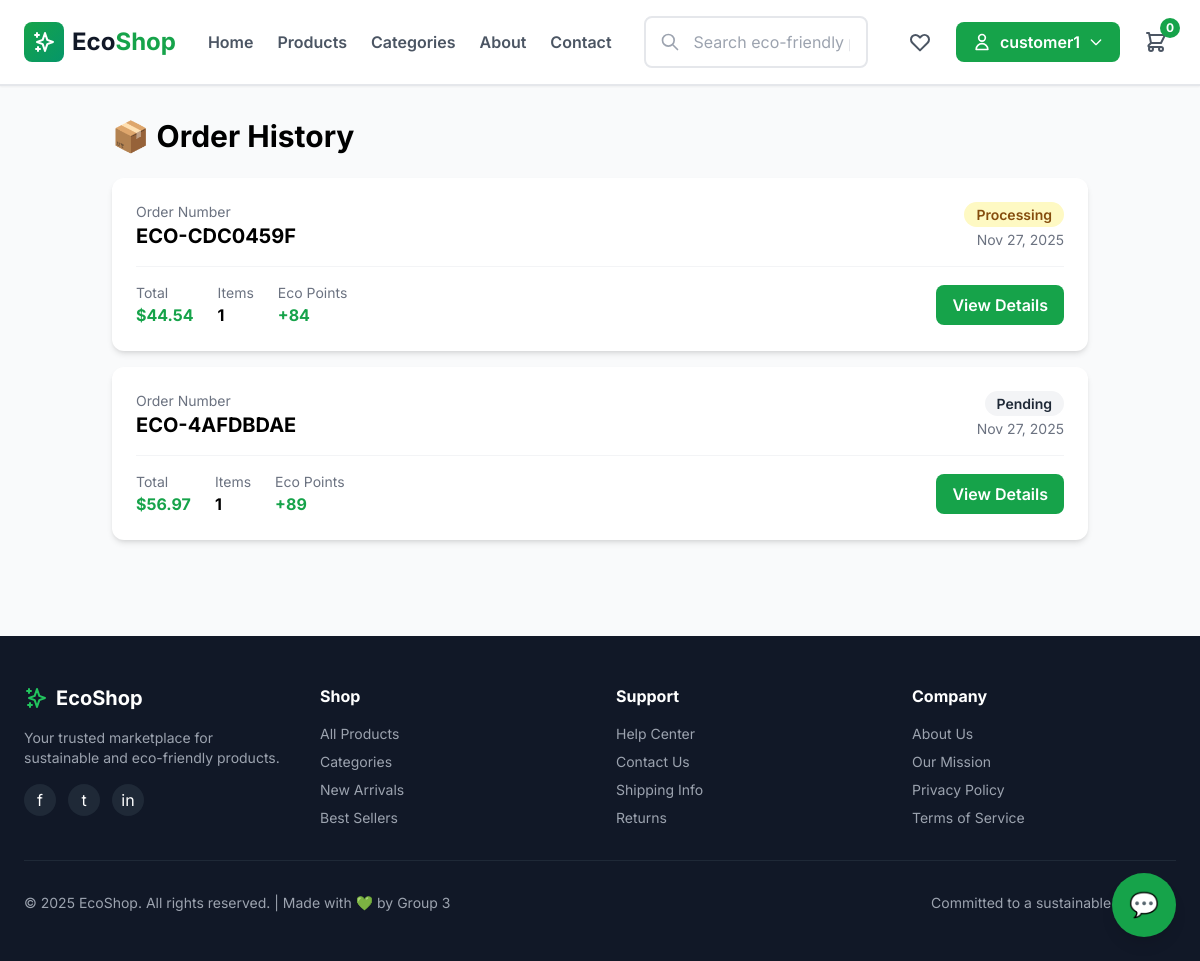
Page /orders/orders/ (signed in) on the committed database.
### accounts/models.py (models this page shows, shortened)
class User(AbstractUser):
    ROLE_ADMIN = 'admin'
    ROLE_SUPERVISOR = 'supervisor'
    ROLE_CUSTOMER = 'customer'
    ROLE_CHOICES = [
        (ROLE_ADMIN, 'Admin'),
        (ROLE_SUPERVISOR, 'Supervisor'),
        (ROLE_CUSTOMER, 'Customer'),
    ]
    role = models.CharField(
        max_length=20,
        choices=ROLE_CHOICES,
        default=ROLE_CUSTOMER,
        help_text='User role determines access permissions'
    )
    email = models.EmailField(unique=True)
    phone = models.CharField(max_length=15, blank=True, null=True)
    address = models.TextField(blank=True, null=True)
    city = models.CharField(max_length=100, blank=True, null=True)
    country = models.CharField(max_length=100, blank=True, null=True)
    postal_code = models.CharField(max_length=20, blank=True, null=True)
    eco_points = models.IntegerField(default=0)
    total_orders = models.IntegerField(default=0)
    co2_saved = models.DecimalField(max_digits=10, decimal_places=2, default=0.00)
    profile_picture = models.ImageField(upload_to='profile_pics/', blank=True, null=True)
    is_seller = models.BooleanField(default=False)
    created_at = models.DateTimeField(auto_now_add=True)
    updated_at = models.DateTimeField(auto_now=True)
    def is_staff_member(self):
        return self.role in [self.ROLE_ADMIN, self.ROLE_SUPERVISOR]
    class Meta:
        verbose_name = 'User'
        verbose_name_plural = 'Users'
        ordering = ['-created_at']

### orders/models.py (models this page shows, shortened)
class Order(models.Model):
    STATUS_CHOICES = [
        ('pending', 'Pending'),
        ('processing', 'Processing'),
        ('shipped', 'Shipped'),
        ('delivered', 'Delivered'),
        ('cancelled', 'Cancelled'),
    ]
    order_number = models.CharField(max_length=20, unique=True)
    user = models.ForeignKey(settings.AUTH_USER_MODEL, on_delete=models.CASCADE, related_name='orders')
    status = models.CharField(max_length=20, choices=STATUS_CHOICES, default='pending')
    shipping_name = models.CharField(max_length=255)
    shipping_email = models.EmailField()
    shipping_phone = models.CharField(max_length=15)
    shipping_address = models.TextField()
    shipping_city = models.CharField(max_length=100)
    shipping_country = models.CharField(max_length=100)
    shipping_postal_code = models.CharField(max_length=20)
    subtotal = models.DecimalField(max_digits=10, decimal_places=2)
    tax = models.DecimalField(max_digits=10, decimal_places=2, default=0.00)
    shipping_cost = models.DecimalField(max_digits=10, decimal_places=2, default=0.00)
    total = models.DecimalField(max_digits=10, decimal_places=2)
    eco_points_earned = models.IntegerField(default=0)
    co2_saved = models.DecimalField(max_digits=10, decimal_places=2, default=0.00)
    notes = models.TextField(blank=True)
    created_at = models.DateTimeField(auto_now_add=True)
    updated_at = models.DateTimeField(auto_now=True)
    class Meta:
        verbose_name = 'Order'
        verbose_name_plural = 'Orders'
        ordering = ['-created_at']

### orders/views.py (the view)
# urls.py: path('orders/', views.order_history_view, name='order_history'),
@login_required
def order_history_view(request):
    orders = Order.objects.filter(user=request.user).order_by('-created_at')
    track_user_activity(request, 'Order History')
    context = {
        'orders': orders
    }
    return render(request, 'orders/order_history.html', context)

### templates/orders/order_history.html (shortened to what this page needs)
{% extends 'base.html' %}
{% block content %}
<div class="max-w-5xl mx-auto px-6 py-8">
    <h1 class="text-3xl font-bold mb-6">📦 Order History</h1>
    {% if orders %}
    <div class="space-y-4">
        {% for order in orders %}
        <div class="bg-white rounded-xl shadow-md p-6">
            <div class="flex justify-between items-start mb-4">
                <div>
                    <p class="text-sm text-gray-500">Order Number</p>
                    <p class="text-xl font-bold">{{ order.order_number }}</p>
                </div>
                <div class="text-right">
                    <span class="px-3 py-1 rounded-full text-sm font-semibold
                        {% if order.status == 'delivered' %}bg-green-100 text-green-800
                        {% elif order.status == 'shipped' %}bg-blue-100 text-blue-800
                        {% elif order.status == 'processing' %}bg-yellow-100 text-yellow-800
                        {% elif order.status == 'cancelled' %}bg-red-100 text-red-800
                        {% else %}bg-gray-100 text-gray-800{% endif %}">
                        {{ order.get_status_display }}
                    </span>
                    <p class="text-sm text-gray-500 mt-1">{{ order.created_at|date:"M d, Y" }}</p>
                </div>
            </div>
            <div class="flex justify-between items-center pt-4 border-t border-gray-100">
                <div class="flex gap-6">
                    <div>
                        <p class="text-sm text-gray-500">Total</p>
                        <p class="font-bold text-green-600">${{ order.total }}</p>
                    </div>
                    <div>
                        <p class="text-sm text-gray-500">Items</p>
                        <p class="font-bold">{{ order.items.count }}</p>
                    </div>
                    <div>
                        <p class="text-sm text-gray-500">Eco Points</p>
                        <p class="font-bold text-green-600">+{{ order.eco_points_earned }}</p>
                    </div>
                </div>
                <a href="{% url 'orders:order_detail' order.order_number %}" class="bg-green-600 text-white px-4 py-2 rounded-lg font-semibold hover:bg-green-700 transition">
                    View Details
                </a>
            </div>
        </div>
        {% endfor %}
    </div>
    {% endif %}
</div>
{% endblock %}

### templates/base.html (shortened to what this page needs)
{% load static %}
<!DOCTYPE html>
<html lang="en">
<head>
    <script src="https://cdn.tailwindcss.com"></script>
</head>
<div id="chatbot-container" class="fixed bottom-6 right-6 z-50">
    <button id="chat-toggle" class="bg-green-600 text-white w-16 h-16 rounded-full shadow-lg hover:bg-green-700 transition flex items-center justify-center text-2xl">
        💬
    </button>
</div>
<body class="bg-gray-50">
    <nav class="bg-white border-b-2 border-gray-200 sticky top-0 z-50 shadow-sm">
        <div class="max-w-7xl mx-auto px-6 py-4">
            <div class="flex items-center justify-between">
                <div class="flex items-center gap-8">
                    <a href="{% url 'core:home' %}" class="flex items-center gap-2 hover:opacity-80 transition-opacity">
                        <div class="bg-gradient-to-br from-green-600 to-emerald-600 p-2 rounded-lg">
                            <svg xmlns="http://www.w3.org/2000/svg" class="h-6 w-6 text-white" fill="none" viewBox="0 0 24 24" stroke="currentColor">
                                <path stroke-linecap="round" stroke-linejoin="round" stroke-width="2" d="M5 3v4M3 5h4M6 17v4m-2-2h4m5-16l2.286 6.857L21 12l-5.714 2.143L13 21l-2.286-6.857L5 12l5.714-2.143L13 3z" />
                            </svg>
                        </div>
                        <span class="text-2xl font-bold text-gray-900">Eco<span class="text-green-600">Shop</span></span>
                    </a>
                    <div class="hidden md:flex gap-6">
                        <a href="{% url 'core:home' %}" class="text-gray-600 hover:text-green-600 font-semibold transition-colors">Home</a>
                        <a href="{% url 'products:product_list' %}" class="text-gray-600 hover:text-green-600 font-semibold transition-colors">Products</a>
                        <a href="{% url 'products:category_list' %}" class="text-gray-600 hover:text-green-600 font-semibold transition-colors">Categories</a>
                        <a href="{% url 'core:about' %}" class="text-gray-600 hover:text-green-600 font-semibold transition-colors">About</a>
                        <a href="{% url 'core:contact' %}" class="text-gray-600 hover:text-green-600 font-semibold transition-colors">Contact</a>
                    </div>
                </div>
                <div class="flex-1 max-w-xl mx-8">
                    <form action="{% url 'products:search' %}" method="get" class="relative">
                        <input type="text" name="query" placeholder="Search eco-friendly products..."
                               class="w-full px-4 py-3 pl-12 rounded-lg border-2 border-gray-200 focus:border-green-500 focus:outline-none">
                        <svg xmlns="http://www.w3.org/2000/svg" class="h-5 w-5 text-gray-400 absolute left-4 top-1/2 -translate-y-1/2" fill="none" viewBox="0 0 24 24" stroke="currentColor">
                            <path stroke-linecap="round" stroke-linejoin="round" stroke-width="2" d="M21 21l-6-6m2-5a7 7 0 11-14 0 7 7 0 0114 0z" />
                        </svg>
                    </form>
                </div>
                <div class="flex items-center gap-4">
                    {% if user.is_authenticated %}
                        <a href="{% url 'products:wishlist' %}" class="p-2 hover:bg-gray-100 rounded-lg transition-all">
                        </a>
                        <div class="relative group">
                            <button class="flex items-center gap-2 px-4 py-2 bg-green-600 text-white rounded-lg hover:bg-green-700 transition-all">
                                {% if user.role == 'admin' %}
                                <span class="text-xs">👑</span>
                                {% elif user.role == 'supervisor' %}
                                <span class="text-xs">👔</span>
                                {% else %}
                                <svg xmlns="http://www.w3.org/2000/svg" class="h-5 w-5" fill="none" viewBox="0 0 24 24" stroke="currentColor">
                                    <path stroke-linecap="round" stroke-linejoin="round" stroke-width="2" d="M16 7a4 4 0 11-8 0 4 4 0 018 0zM12 14a7 7 0 00-7 7h14a7 7 0 00-7-7z" />
                                </svg>
                                {% endif %}
                                <span class="font-semibold">{{ user.username }}</span>
                                <svg xmlns="http://www.w3.org/2000/svg" class="h-4 w-4" fill="none" viewBox="0 0 24 24" stroke="currentColor">
                                    <path stroke-linecap="round" stroke-linejoin="round" stroke-width="2" d="M19 9l-7 7-7-7" />
                                </svg>
                            </button>
                        </div>
                    {% else %}
                        <a href="{% url 'accounts:login' %}" class="text-gray-600 hover:text-green-600 font-semibold">Login</a>
                        <a href="{% url 'accounts:register' %}" class="px-4 py-2 bg-green-600 text-white rounded-lg hover:bg-green-700 transition-all font-semibold">Sign Up</a>
                    {% endif %}
                    <a href="{% url 'orders:cart' %}" class="relative p-2 hover:bg-gray-100 rounded-lg transition-all">
                        <span class="absolute -top-1 -right-1 bg-green-600 text-white text-xs font-bold w-5 h-5 rounded-full flex items-center justify-center">
                            {{ cart_count|default:0 }}
                        </span>
                    </a>
                </div>
            </div>
        </div>
    </nav>
    <main>
        {% block content %}{% endblock %}
    </main>
    <footer class="bg-gray-900 text-white mt-16">
        <div class="max-w-7xl mx-auto px-6 py-12">
            <div class="grid grid-cols-4 gap-8 mb-8">
                <div>
                    <div class="flex items-center gap-2 mb-4">
                        <svg xmlns="http://www.w3.org/2000/svg" class="h-6 w-6 text-green-500" fill="none" viewBox="0 0 24 24" stroke="currentColor">
                            <path stroke-linecap="round" stroke-linejoin="round" stroke-width="2" d="M5 3v4M3 5h4M6 17v4m-2-2h4m5-16l2.286 6.857L21 12l-5.714 2.143L13 21l-2.286-6.857L5 12l5.714-2.143L13 3z" />
                        </svg>
                        <span class="text-xl font-bold">EcoShop</span>
                    </div>
                    <p class="text-gray-400 text-sm mb-4">
                        Your trusted marketplace for sustainable and eco-friendly products.
                    </p>
                    <div class="flex gap-3">
                        <div class="w-8 h-8 bg-gray-800 rounded-full flex items-center justify-center hover:bg-green-600 cursor-pointer transition-all">f</div>
                        <div class="w-8 h-8 bg-gray-800 rounded-full flex items-center justify-center hover:bg-green-600 cursor-pointer transition-all">t</div>
                        <div class="w-8 h-8 bg-gray-800 rounded-full flex items-center justify-center hover:bg-green-600 cursor-pointer transition-all">in</div>
                    </div>
                </div>
                <div>
                    <h4 class="font-bold mb-4">Shop</h4>
                    <ul class="space-y-2 text-gray-400 text-sm">
                        <li><a href="{% url 'products:product_list' %}" class="hover:text-white cursor-pointer">All Products</a></li>
                        <li><a href="{% url 'products:category_list' %}" class="hover:text-white cursor-pointer">Categories</a></li>
                        <li><a href="{% url 'products:product_list' %}" class="hover:text-white cursor-pointer">New Arrivals</a></li>
                        <li><a href="{% url 'products:product_list' %}" class="hover:text-white cursor-pointer">Best Sellers</a></li>
                    </ul>
                </div>
                <div>
                    <h4 class="font-bold mb-4">Support</h4>
                    <ul class="space-y-2 text-gray-400 text-sm">
                        <li><a href="{% url 'core:about' %}" class="hover:text-white cursor-pointer">Help Center</a></li>
                        <li><a href="{% url 'core:contact' %}" class="hover:text-white cursor-pointer">Contact Us</a></li>
                        <li><a href="#" class="hover:text-white cursor-pointer">Shipping Info</a></li>
                        <li><a href="#" class="hover:text-white cursor-pointer">Returns</a></li>
                    </ul>
                </div>
                <div>
                    <h4 class="font-bold mb-4">Company</h4>
                    <ul class="space-y-2 text-gray-400 text-sm">
                        <li><a href="{% url 'core:about' %}" class="hover:text-white cursor-pointer">About Us</a></li>
                        <li><a href="{% url 'core:about' %}" class="hover:text-white cursor-pointer">Our Mission</a></li>
                        <li><a href="#" class="hover:text-white cursor-pointer">Privacy Policy</a></li>
                        <li><a href="#" class="hover:text-white cursor-pointer">Terms of Service</a></li>
                    </ul>
                </div>
            </div>
            <div class="border-t border-gray-800 pt-8 flex justify-between items-center text-sm text-gray-400">
                <p>© 2025 EcoShop. All rights reserved. | Made with 💚 by Group 3</p>
                <p>Committed to a sustainable future 🌍</p>
            </div>
        </div>
    </footer>
</body>
</html>

### rows in the picture
User: username "customer1"
Order: order_number "ECO-CDC0459F", status "Processing", created_at "Nov 27, 2025", total "44.54", items.count "1", eco_points_earned "84"
Order: order_number "ECO-4AFDBDAE", status "Pending", created_at "Nov 27, 2025", total "56.97", items.count "1", eco_points_earned "89"

### other values in the picture
{{ cart_count|default:0 }} "0"
